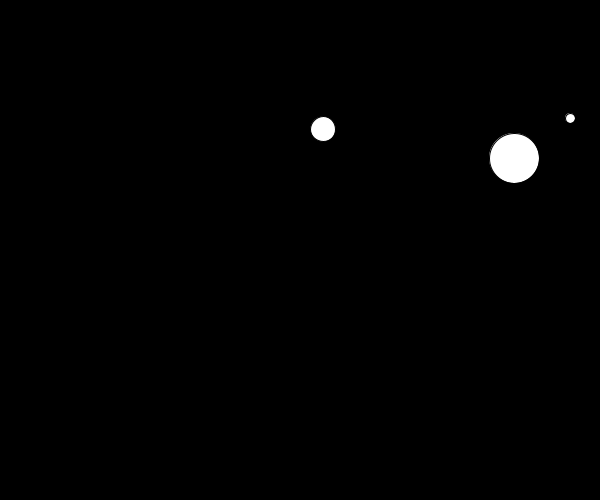
Frame 1 (no input)
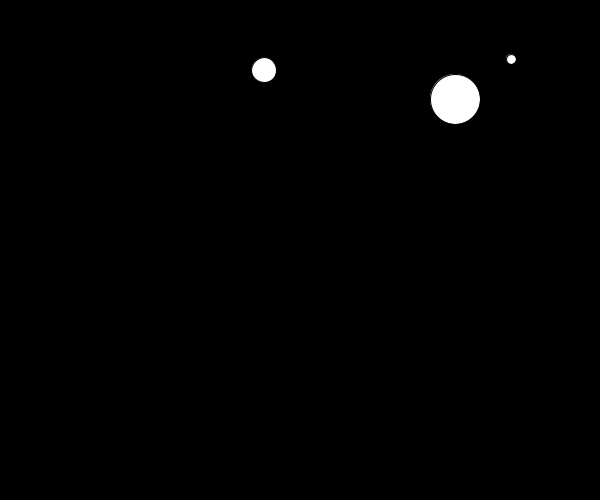
Frame 60 (the mouse pressed at the canvas centre just before this capture)
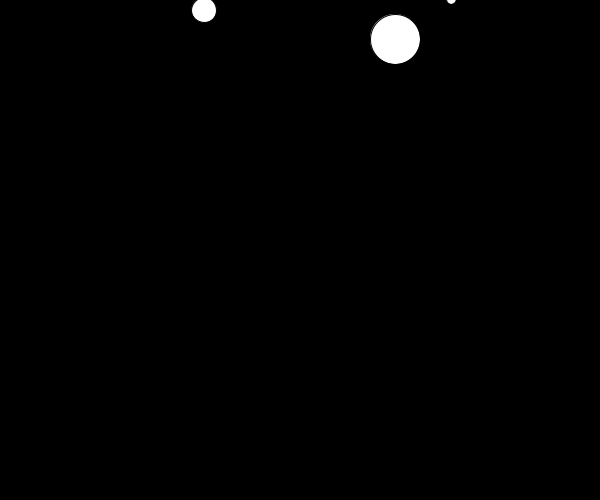
Frame 120 (the mouse held since frame 60 and released just before this capture)

The Processing sketch that drew these frames (run headless with seeded random() and noise(); from frame 60 on, the mouse is pressed at the canvas centre):

// Processing sketch: processing_83056
// ── processing_83056.pde

//Eugene Liang, Bouncing Ball, CP1, Mods 16-17

Ball Tuan;
TinyBall Pham;
BigBall Truong;
void setup()
{
  frameRate(1000);
  size (600,500);
  Tuan = new Ball();
  Pham = new TinyBall();
  Truong = new BigBall();
}

void draw()
{
  background (0);
  Tuan.show();
  Tuan.move();
  Tuan.bounce();
  Pham.show();
  Pham.bounce();
  Pham.move();
  Truong.show();
  Truong.move();
  Truong.bounce();
}

class Ball
{
  float x, y;
  boolean up, right;
  Ball()
  {
    x = int(random(500));
    y = int(random(500));
    up = false;
    right = false;
  }
  void move()
  {
    if (right == true)
    {
      x = x + 1;
    }
    if (right == false)
    {
      x = x - 1;
    }
    if (up == true)
    {
      y = y + 1;
    }
    if (up == false)
    {
      y = y - 1;
    }
  }
  void bounce()
  {
    if (x < 0)
    {
      right = true;
    }
    if ( x > 600)
    {
      right = false;
    }
    if (y < 0)
    {
      up = true;
    }
    if (y > 500)
    {
      up = false;
    }
  }
  void show()
  {
    fill(255);
    ellipse(x,y,25,25);
  }
}

class TinyBall
{
  float x, y;
  boolean up, right;
  TinyBall()
  {
    x = int(random(600));
    y = int(random(500));
    up = false;
    right = false;
  }
  void move()
  {
    if (right == true)
    {
      x = x + 1;
    }
    if (right == false)
    {
      x = x - 1;
    }
    if (up == true)
    {
      y = y + 1;
    }
    if (up == false)
    {
      y = y - 1;
    }
  }
  void bounce()
  {
    if (x < 0)
    {
      right = true;
    }
    if ( x > 600)
    {
      right = false;
    }
    if (y < 0)
    {
      up = true;
    }
    if (y > 500)
    {
      up = false;
    }
  }
  void show()
  {
    fill(255);
    ellipse(x,y,10,10);
  }
}
class BigBall
{
  float x, y;
  boolean up, right;
  BigBall()
  {
    x = int(random(600));
    y = int(random(500));
    up = false;
    right = false;
  }
  void move()
  {
    if (right == true)
    {
      x = x + 1;
    }
    if (right == false)
    {
      x = x - 1;
    }
    if (up == true)
    {
      y = y + 1;
    }
    if (up == false)
    {
      y = y - 1;
    }
  }
  void bounce()
  {
    if (x < 0)
    {
      right = true;
    }
    if ( x > 600)
    {
      right = false;
    }
    if (y < 0)
    {
      up = true;
    }
    if (y > 500)
    {
      up = false;
    }
  }
  void show()
  {
    fill(255);
    ellipse(x,y,50,50);
  }
}
